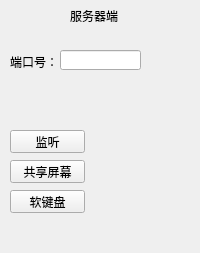
<?xml version="1.0" encoding="UTF-8"?>
<ui version="4.0">
 <class>Widget</class>
 <widget class="QWidget" name="Widget">
  <property name="geometry">
   <rect>
    <x>0</x>
    <y>0</y>
    <width>200</width>
    <height>253</height>
   </rect>
  </property>
  <property name="windowTitle">
   <string>Widget</string>
  </property>
  <widget class="QLabel" name="label_3">
   <property name="geometry">
    <rect>
     <x>120</x>
     <y>10</y>
     <width>54</width>
     <height>12</height>
    </rect>
   </property>
   <property name="text">
    <string/>
   </property>
  </widget>
  <widget class="QLabel" name="label">
   <property name="geometry">
    <rect>
     <x>70</x>
     <y>10</y>
     <width>54</width>
     <height>12</height>
    </rect>
   </property>
   <property name="text">
    <string>服务器端</string>
   </property>
  </widget>
  <widget class="QLabel" name="label_2">
   <property name="geometry">
    <rect>
     <x>10</x>
     <y>52</y>
     <width>54</width>
     <height>20</height>
    </rect>
   </property>
   <property name="text">
    <string>端口号：</string>
   </property>
  </widget>
  <widget class="QLineEdit" name="lineEdit">
   <property name="geometry">
    <rect>
     <x>60</x>
     <y>50</y>
     <width>81</width>
     <height>20</height>
    </rect>
   </property>
  </widget>
  <widget class="QPushButton" name="btn_listen">
   <property name="geometry">
    <rect>
     <x>10</x>
     <y>130</y>
     <width>75</width>
     <height>23</height>
    </rect>
   </property>
   <property name="text">
    <string>监听</string>
   </property>
  </widget>
  <widget class="QPushButton" name="btn_share">
   <property name="geometry">
    <rect>
     <x>10</x>
     <y>160</y>
     <width>75</width>
     <height>23</height>
    </rect>
   </property>
   <property name="text">
    <string>共享屏幕</string>
   </property>
  </widget>
  <widget class="QPushButton" name="pushButton">
   <property name="geometry">
    <rect>
     <x>10</x>
     <y>190</y>
     <width>75</width>
     <height>23</height>
    </rect>
   </property>
   <property name="text">
    <string>软键盘</string>
   </property>
  </widget>
 </widget>
 <resources/>
 <connections/>
</ui>
